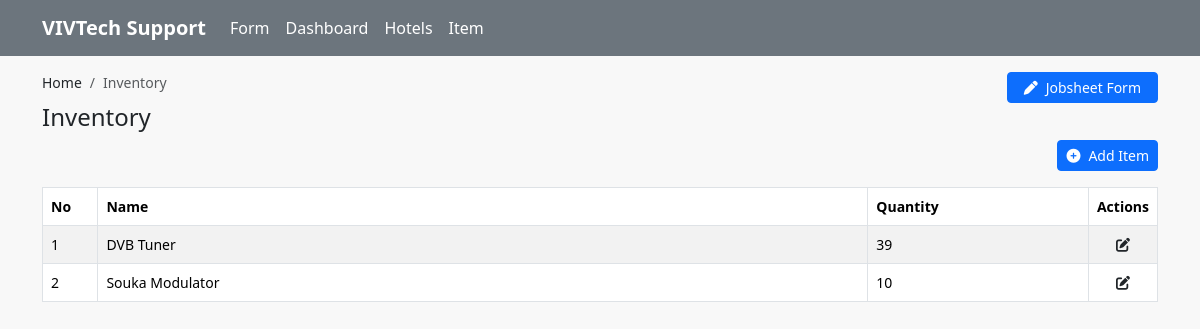
Screenshot of /item-catalog.php with the database file from the repository.
### tables this page shows
CREATE TABLE `inventory` (
  `id` int(11) NOT NULL,
  `item_id` int(11) NOT NULL,
  `stock_quantity` int(11) NOT NULL DEFAULT 0
);

CREATE TABLE `items` (
  `id` int(11) NOT NULL,
  `name` varchar(255) NOT NULL,
  `created_at` timestamp NOT NULL DEFAULT current_timestamp(),
  `updated_at` timestamp NOT NULL DEFAULT current_timestamp() ON UPDATE current_timestamp()
);

### item-catalog.php (the view, shortened to what this page needs)
<?php
include 'db.php';
$itemResult = $conn->query("SELECT items.id, items.name, inventory.stock_quantity FROM inventory JOIN items ON inventory.item_id = items.id
");
?>
<!DOCTYPE html>
<html lang="en">
<head>
    <link href="https://cdn.jsdelivr.net/npm/bootstrap@5.3.7/dist/css/bootstrap.min.css" rel="stylesheet"
>
    <link rel="stylesheet" href="https://cdnjs.cloudflare.com/ajax/libs/font-awesome/6.0.0-beta3/css/all.min.css">
    <link rel="stylesheet" href="style.css">
</head>
<body>
    <div class="container">
        <div class="row mt-3">
            <div class="col-lg-12">
                <div class="d-flex justify-content-between">
                    <nav aria-label="breadcrumb">
                        <ol class="breadcrumb">
                            <li class="breadcrumb-item"><a class="text-decoration-none text-dark"
                                    href="index.php">Home</a>
                            </li>
                            <li class="breadcrumb-item active" aria-current="page">Inventory</li>
                        </ol>
                    </nav>
                    <div>
                        <a href="index.php" class="btn btn-sm btn-primary px-3"><i
                                class="fa-solid fa-pen pe-2"></i>Jobsheet
                            Form</a>
                    </div>
                </div>
            </div>
        </div>
        <div class="row mb-4">
            <div class="col-lg-12">
                <h4>Inventory</h4>
                <div class="row">
                    <div class="col-lg-12 d-flex justify-content-end">
                        <div class="mb-3">
                            <button type="button" class="btn btn-sm btn-primary" data-toggle="modal"
                                data-target="#addItemModal">
                                <i class="fa-solid fa-circle-plus pe-2"></i>Add Item
                            </button>
                        </div>
                    </div>
                </div>
                <table id="itemTable" class="table table-bordered table-striped mb-3">
                    <thead>
                        <tr>
                            <th>No</th>
                            <th>Name</th>
                            <th>Quantity</th>
                            <th class="text-center">Actions</th>
                        </tr>
                    </thead>
                    <tbody>
                        <?php $i = 1;
                        while ($row = $itemResult->fetch_assoc()): ?>
                            <tr>
                                <td style="width: 5%; white-space: nowrap;"><?= $i++ ?></td>
                                <td style="width: 70%; white-space: nowrap;"><?= $row['name'] ?></td>
                                <td style="width: 20%; white-space: nowrap;"><?= $row['stock_quantity'] ?></td>
                                <td class="text-center" style="width: 30%; white-space: nowrap;">
                                    <a class="text-dark edit-item-btn" data-toggle="modal"
                                        data-target="#editItemModal" data-id="<?= $row['id'] ?>"
                                        data-name="<?= $row['name'] ?>" data-quantity="<?= $row['stock_quantity'] ?>">
                                        <i class="fa-solid fa-edit"></i>
                                    </a>
                                </td>
                            </tr>
                        <?php endwhile; ?>
                    </tbody>
                </table>
            </div>
        </div>
    </div>
</body>
</html>

### style.css (style rules this page uses)
table td, table th { font-size: 14px !important; }
.breadcrumb { font-size: 14px; }
html { width: 100vw; }
body { background-color: #F8F8F8; }
nav ol { margin-bottom: 0 !important; }

### rows the page displays
inventory: item.name "DVB Tuner", stock_quantity "39"
inventory: item.name "Souka Modulator", stock_quantity "10"
